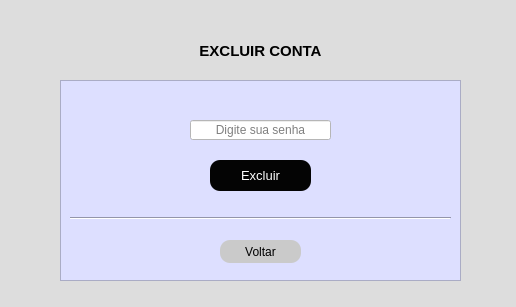
<?xml version="1.0" encoding="UTF-8"?>
<ui version="4.0">
 <class>Form</class>
 <widget class="QWidget" name="Form">
  <property name="geometry">
   <rect>
    <x>0</x>
    <y>0</y>
    <width>516</width>
    <height>307</height>
   </rect>
  </property>
  <property name="windowTitle">
   <string>Form</string>
  </property>
  <property name="styleSheet">
   <string notr="true">background-color: rgb(221, 221, 221);</string>
  </property>
  <widget class="QLabel" name="label">
   <property name="geometry">
    <rect>
     <x>180</x>
     <y>40</y>
     <width>161</width>
     <height>21</height>
    </rect>
   </property>
   <property name="font">
    <font>
     <pointsize>11</pointsize>
     <weight>75</weight>
     <bold>true</bold>
    </font>
   </property>
   <property name="cursor">
    <cursorShape>ArrowCursor</cursorShape>
   </property>
   <property name="text">
    <string>EXCLUIR CONTA</string>
   </property>
   <property name="alignment">
    <set>Qt::AlignCenter</set>
   </property>
  </widget>
  <widget class="QFrame" name="frame">
   <property name="geometry">
    <rect>
     <x>60</x>
     <y>80</y>
     <width>401</width>
     <height>201</height>
    </rect>
   </property>
   <property name="styleSheet">
    <string notr="true">background-color: rgb(235, 255, 234);
background-color: rgb(221, 223, 255);</string>
   </property>
   <property name="frameShape">
    <enum>QFrame::StyledPanel</enum>
   </property>
   <property name="frameShadow">
    <enum>QFrame::Raised</enum>
   </property>
   <widget class="Line" name="line_2">
    <property name="geometry">
     <rect>
      <x>10</x>
      <y>130</y>
      <width>381</width>
      <height>16</height>
     </rect>
    </property>
    <property name="orientation">
     <enum>Qt::Horizontal</enum>
    </property>
   </widget>
   <widget class="QPushButton" name="btn_excluir">
    <property name="geometry">
     <rect>
      <x>150</x>
      <y>80</y>
      <width>101</width>
      <height>31</height>
     </rect>
    </property>
    <property name="font">
     <font>
      <pointsize>10</pointsize>
     </font>
    </property>
    <property name="cursor">
     <cursorShape>PointingHandCursor</cursorShape>
    </property>
    <property name="styleSheet">
     <string notr="true">QPushButton{
color: rgb(255, 255, 255);
	background-color: rgb(4, 4, 4);
border-radius: 10px;
}

QPushButton:hover{
background-color: rgb(255, 255, 255);
	color: rgb(0, 0, 0);
}</string>
    </property>
    <property name="text">
     <string>Excluir</string>
    </property>
   </widget>
   <widget class="QLineEdit" name="txt_senha">
    <property name="geometry">
     <rect>
      <x>130</x>
      <y>40</y>
      <width>141</width>
      <height>20</height>
     </rect>
    </property>
    <property name="styleSheet">
     <string notr="true">background-color: rgb(255, 255, 255);</string>
    </property>
    <property name="echoMode">
     <enum>QLineEdit::Password</enum>
    </property>
    <property name="alignment">
     <set>Qt::AlignCenter</set>
    </property>
    <property name="placeholderText">
     <string>Digite sua senha</string>
    </property>
   </widget>
   <widget class="QPushButton" name="btn_voltar">
    <property name="geometry">
     <rect>
      <x>160</x>
      <y>160</y>
      <width>81</width>
      <height>23</height>
     </rect>
    </property>
    <property name="cursor">
     <cursorShape>PointingHandCursor</cursorShape>
    </property>
    <property name="styleSheet">
     <string notr="true">QPushButton{
	color: rgb(0, 0, 0);
	background-color: rgb(202, 202, 202);
border-radius: 10px;
}

QPushButton:hover{
background-color: rgb(122, 122, 122);
color: rgb(255, 255, 255);

}</string>
    </property>
    <property name="text">
     <string>Voltar</string>
    </property>
   </widget>
  </widget>
  <zorder>frame</zorder>
  <zorder>label</zorder>
 </widget>
 <resources/>
 <connections/>
</ui>
